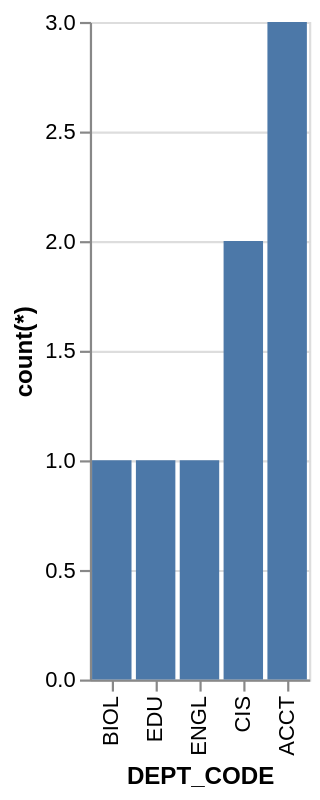

Write a Vega-Lite specification for this figure.
### Vega-Lite specification from a JSON file in a GitHub repository (floating-point values rounded to 4 significant figures)
{"data": {"values": [{"x_data": "BIOL", "y_data": 1}, {"x_data": "EDU", "y_data": 1}, {"x_data": "ENGL", "y_data": 1}, {"x_data": "CIS", "y_data": 2}, {"x_data": "ACCT", "y_data": 3}]}, "mark": "bar", "encoding": {"x": {"field": "x_data", "type": "nominal", "title": "DEPT_CODE", "sort": {"op": "sum", "field": "y_data", "order": "ascending"}}, "y": {"field": "y_data", "type": "quantitative", "title": "count(*)"}}}
